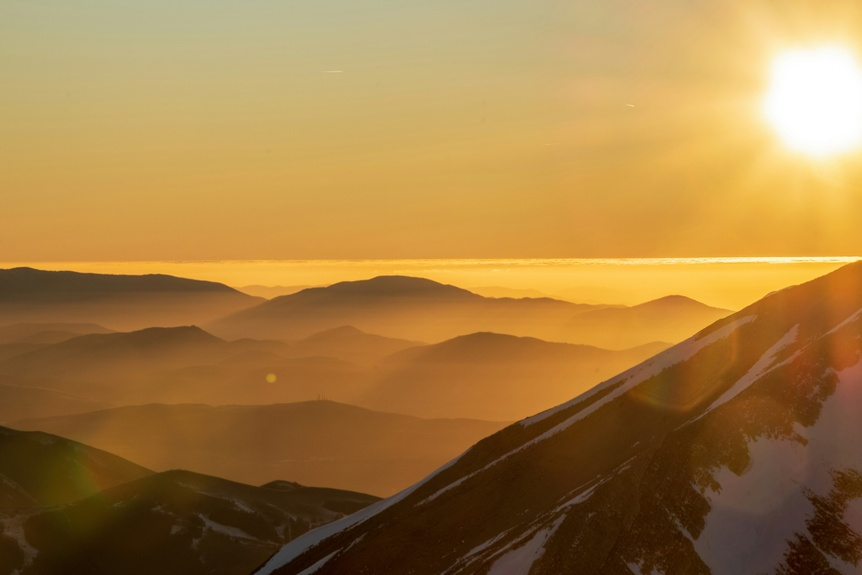
#> input picture reference_sunset.jpg, 862 x 575 px, shrunk from 5380 x 3587 before the run
$ python run_technical_test.py
#> lines starting #> are read from the running program, lines starting #| are printed output that depends on the picture
### color_transfer.py
"""
Automated Color Grading - Color Transfer Script
================================================
Extracts tone/color characteristics from a reference image and applies them
to target images using LAB color space statistical transfer with exposure normalization.

Author: Muhammad Taha
"""

import numpy as np
from PIL import Image
import cv2
import os
import argparse
from pathlib import Path


def extract_reference_characteristics(reference_path):
    """
    Extract basic tone and color characteristics from reference image.

    Returns:
        dict: Statistics including mean, std for LAB channels
    """
    # Load reference image
    ref_img = cv2.imread(reference_path)
    if ref_img is None:
        raise ValueError(f"Could not load reference image: {reference_path}")

    # Convert BGR to RGB (OpenCV uses BGR)
    ref_rgb = cv2.cvtColor(ref_img, cv2.COLOR_BGR2RGB)

    # Convert RGB to LAB color space
    ref_lab = cv2.cvtColor(ref_rgb, cv2.COLOR_RGB2LAB).astype(np.float32)

    # Calculate statistics for each channel
    # L: Luminance (lightness), A: Green-Red, B: Blue-Yellow
    l_mean, l_std = ref_lab[:, :, 0].mean(), ref_lab[:, :, 0].std()
    a_mean, a_std = ref_lab[:, :, 1].mean(), ref_lab[:, :, 1].std()
    b_mean, b_std = ref_lab[:, :, 2].mean(), ref_lab[:, :, 2].std()

    characteristics = {
        'l_mean': l_mean,
        'l_std': l_std,
        'a_mean': a_mean,
        'a_std': a_std,
        'b_mean': b_mean,
        'b_std': b_std
    }

    return characteristics


def normalize_exposure_luminance(img_lab, target_l_mean, target_l_std, adaptive=True):
    """
    Normalize exposure by adjusting luminance channel.
    Uses adaptive logic to prevent blown-out highlights.

    Args:
        img_lab: Image in LAB color space
        target_l_mean: Target luminance mean from reference
        target_l_std: Target luminance std from reference
        adaptive: If True, uses adaptive formula to prevent over-exposure

    Returns:
        Normalized LAB image
    """
    img_lab_norm = img_lab.copy()
    current_l = img_lab[:, :, 0]

    # Current statistics
    current_l_mean = current_l.mean()
    current_l_std = current_l.std()

    if adaptive:
        # Adaptive luminance adjustment formula
        # Prevents blown-out highlights by reducing adjustment for bright areas
        # Formula: Adjustment = (Target_L - Current_L) * (1 - Current_L_normalized)

        # Normalize current luminance to 0-1 range for safety calculation
        # CRITICAL FIX: OpenCV LAB L channel is 0-255 (8-bit), not 0-100
        current_l_normalized = current_l / 255.0

        # Calculate desired adjustment
        target_adjustment = target_l_mean - current_l_mean

        # Apply adaptive scaling: reduce adjustment for bright areas
        # Bright areas (high L) get less adjustment to prevent blowout
        safety_factor = 1.0 - (current_l_normalized * 0.5)  # Reduce adjustment by up to 50% for bright areas
        safety_factor = np.clip(safety_factor, 0.3, 1.0)  # Keep at least 30% adjustment

        # Apply mean shift with adaptive scaling
        adjusted_l = current_l + (target_adjustment * safety_factor)

        # Normalize standard deviation (contrast adjustment)
        if current_l_std > 0:
            adjusted_l = (adjusted_l - adjusted_l.mean()) * (target_l_std / current_l_std) + adjusted_l.mean()
    else:
        # Standard normalization (mean and std matching)
        adjusted_l = (current_l - current_l_mean) * (target_l_std / current_l_std) + target_l_mean

    # Clip to valid OpenCV LAB range (0-255 for L channel)
    adjusted_l = np.clip(adjusted_l, 0, 255)

    img_lab_norm[:, :, 0] = adjusted_l

    return img_lab_norm


def apply_color_transfer(target_path, reference_chars, output_path):
    """
    Apply color transfer (Reinhard method) with Saturation Preservation.
    """
    target_img = cv2.imread(target_path)
    if target_img is None:
        raise ValueError(f"Could not load target image: {target_path}")

    # Convert BGR to RGB
    target_rgb = cv2.cvtColor(target_img, cv2.COLOR_BGR2RGB)

    # Convert RGB to LAB (OpenCV range 0-255)
    target_lab = cv2.cvtColor(target_rgb, cv2.COLOR_RGB2LAB).astype(np.float32)

    # Step 1: Normalize Exposure (L Channel)
    target_lab_normalized = normalize_exposure_luminance(
        target_lab,
        reference_chars['l_mean'],
        reference_chars['l_std'],
        adaptive=True
    )

    # Step 2: Color Transfer (A & B Channels)
    current_a = target_lab_normalized[:, :, 1]
    current_b = target_lab_normalized[:, :, 2]

    current_a_mean, current_a_std = current_a.mean(), current_a.std()
    current_b_mean, current_b_std = current_b.mean(), current_b.std()

    # --- SATURATION PRESERVATION LOGIC ---
    # Calculate strict Reinhard scaling
    a_scale_strict = reference_chars['a_std'] / (current_a_std + 1e-5)
    b_scale_strict = reference_chars['b_std'] / (current_b_std + 1e-5)

    # Blend with 1.0 to preserve original saturation (0.8 = 80% original saturation)
    saturation_preservation = 0.8
    a_scale = (a_scale_strict * (1.0 - saturation_preservation)) + (1.0 * saturation_preservation)
    b_scale = (b_scale_strict * (1.0 - saturation_preservation)) + (1.0 * saturation_preservation)

    # Apply Transfer
    if current_a_std > 0:
        target_lab_normalized[:, :, 1] = (current_a - current_a_mean) * a_scale + reference_chars['a_mean']

    if current_b_std > 0:
        target_lab_normalized[:, :, 2] = (current_b - current_b_mean) * b_scale + reference_chars['b_mean']

    # Clip to valid range (0-255)
    target_lab_normalized[:, :, 1] = np.clip(target_lab_normalized[:, :, 1], 0, 255)
    target_lab_normalized[:, :, 2] = np.clip(target_lab_normalized[:, :, 2], 0, 255)

    # Convert back to RGB -> BGR
    target_lab_uint8 = target_lab_normalized.astype(np.uint8)
    result_rgb = cv2.cvtColor(target_lab_uint8, cv2.COLOR_LAB2RGB)
    result_bgr = cv2.cvtColor(result_rgb, cv2.COLOR_RGB2BGR)

    cv2.imwrite(output_path, result_bgr)
    print(f"[OK] Processed: {Path(target_path).name} -> {Path(output_path).name}")


def process_images(reference_path, target_paths, output_dir='output'):
    """
    Main processing function.

    Args:
        reference_path: Path to reference image
        target_paths: List of paths to target images
        output_dir: Directory to save processed images
    """
    # Create output directory
    os.makedirs(output_dir, exist_ok=True)

    print("=" * 60)
    print("Automated Color Grading - Color Transfer")
    print("=" * 60)
    print(f"\nReference image: {Path(reference_path).name}")
    print(f"Target images: {len(target_paths)}")
    print(f"Output directory: {output_dir}\n")

    # Step 1: Extract reference characteristics
    print("Step 1: Extracting reference characteristics...")
    reference_chars = extract_reference_characteristics(reference_path)
#> in extract_reference_characteristics, ref_img is the input picture: shape (575, 862, 3); mean B, G, R 67.4, 125.6, 164.5
#> in extract_reference_characteristics, `ref_lab = cv2.cvtColor(ref_rgb, cv2.COLOR_RGB2LAB).astype(np.float32)`:
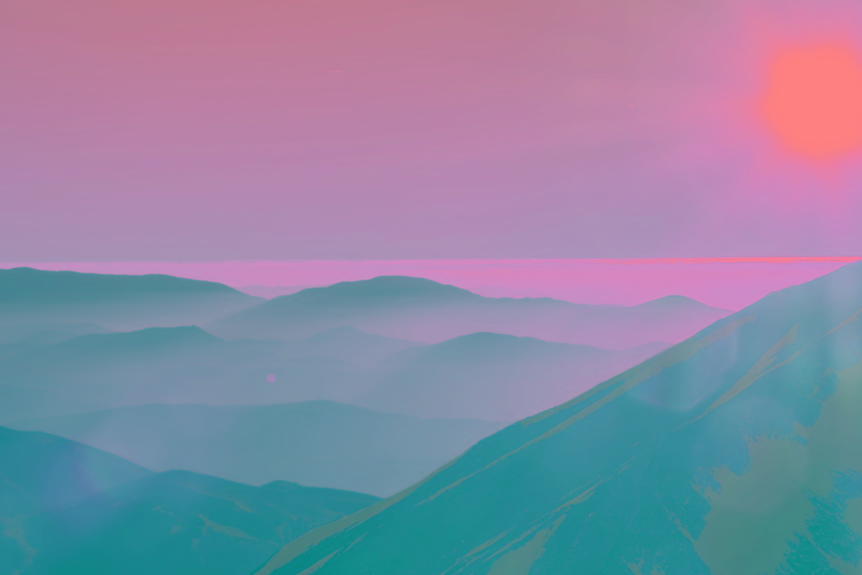
#> ref_lab: shape (575, 862, 3) float32; mean R, G, B 138.8, 137.1, 164.2
#> in extract_reference_characteristics, `l_mean, l_std = ref_lab[:, :, 0].mean(), ref_lab[:, :, 0].std()`: l_mean = 138.8; l_std = 61.28
#> in extract_reference_characteristics, `a_mean, a_std = ref_lab[:, :, 1].mean(), ref_lab[:, :, 1].std()`: a_mean = 137.1; a_std = 7.22
#> in extract_reference_characteristics, `b_mean, b_std = ref_lab[:, :, 2].mean(), ref_lab[:, :, 2].std()`: b_mean = 164.2; b_std = 15.79
#> in extract_reference_characteristics, `characteristics = { 'l_mean': l_mean, 'l_std': l_std, 'a_mean': a_mean..`: characteristics = {'l_mean': 138.8, 'l_std': 61.28, 'a_mean': 137.1, 'a_std': 7.22, 'b_mean': 164.2, 'b_std': 15.79}
#> reference_chars has the same summary as characteristics in extract_reference_characteristics
    print(f"  Reference L: mean={reference_chars['l_mean']:.2f}, std={reference_chars['l_std']:.2f}")
#|   Reference L: mean=138.80, std=61.28
    print(f"  Reference A: mean={reference_chars['a_mean']:.2f}, std={reference_chars['a_std']:.2f}")
#|   Reference A: mean=137.11, std=7.22
    print(f"  Reference B: mean={reference_chars['b_mean']:.2f}, std={reference_chars['b_std']:.2f}\n")
#|   Reference B: mean=164.22, std=15.79

    # Step 2: Process each target image
    print("Step 2: Processing target images...")
    for i, target_path in enumerate(target_paths, 1):
        output_filename = f"processed_{Path(target_path).stem}.jpg"
        output_path = os.path.join(output_dir, output_filename)

        try:
            apply_color_transfer(target_path, reference_chars, output_path)
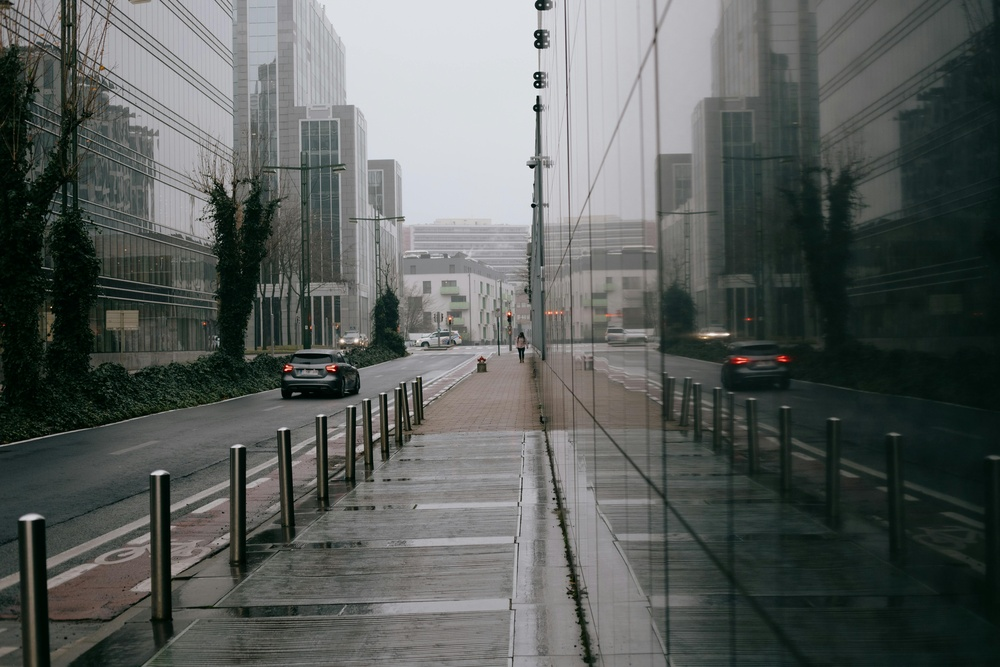
#> input picture target_city.jpg, 1000 x 667 px, shrunk from 6240 x 4160 before the run
#> in apply_color_transfer, target_img is the input picture: shape (667, 1000, 3); mean B, G, R 91.6, 94.1, 89.6
#> in apply_color_transfer, `target_lab = cv2.cvtColor(target_rgb, cv2.COLOR_RGB2LAB).astype(np.flo..`:
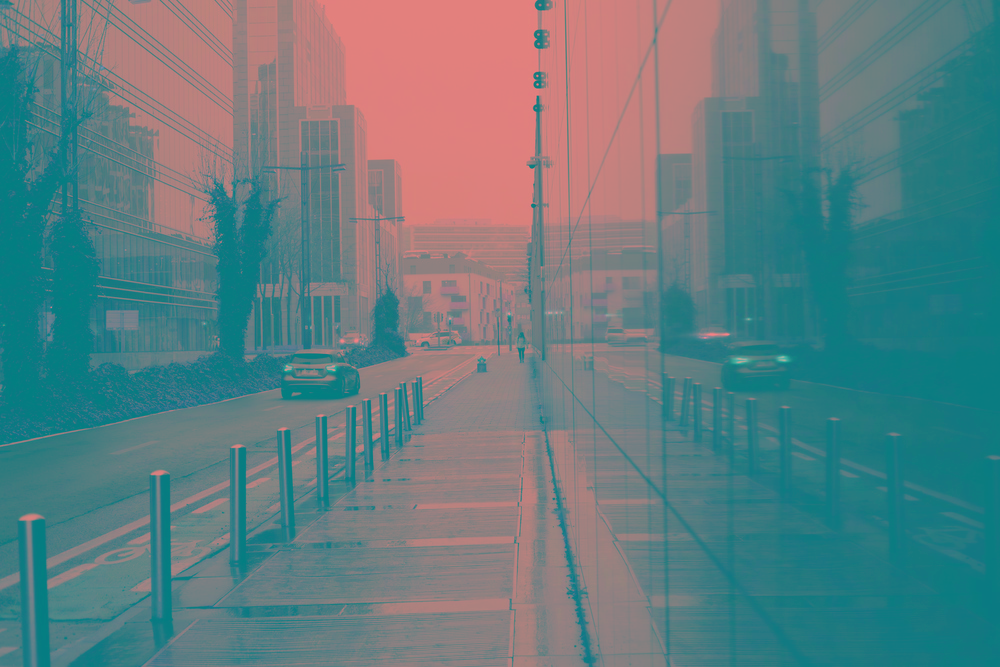
#> target_lab: shape (667, 1000, 3) float32; mean R, G, B 97.4, 125.5, 128.6
#> in normalize_exposure_luminance, `current_l_mean = current_l.mean()`: current_l_mean = 97.42
#> in normalize_exposure_luminance, `current_l_std = current_l.std()`: current_l_std = 63.71
#> in normalize_exposure_luminance, `target_adjustment = target_l_mean - current_l_mean`: target_adjustment = 41.38
#> in normalize_exposure_luminance, `img_lab_norm[:, :, 0] = adjusted_l`:
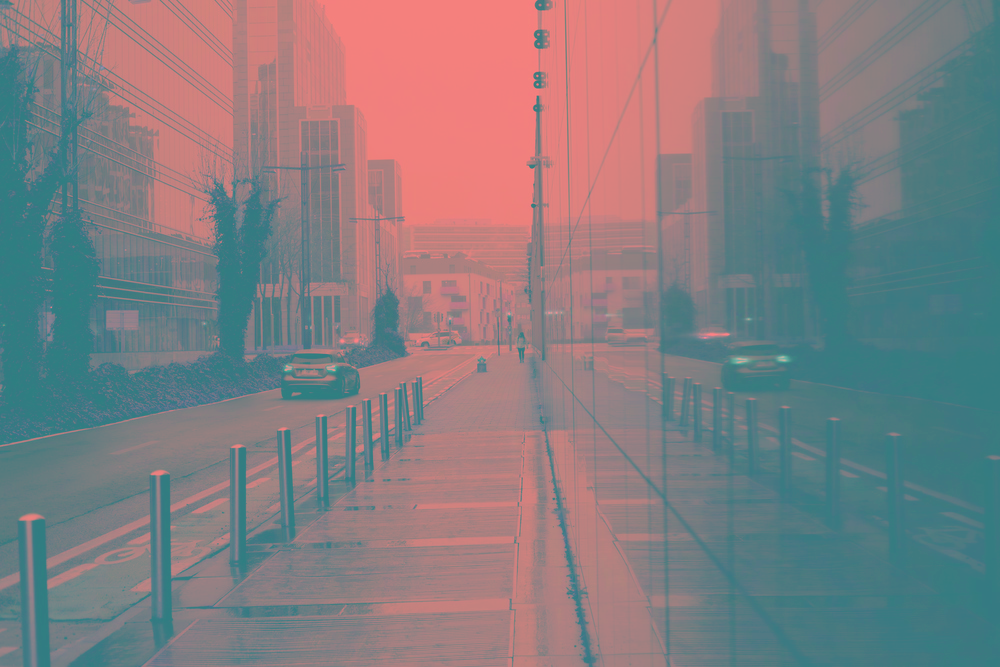
#> img_lab_norm: shape (667, 1000, 3) float32; mean R, G, B 130.9, 125.5, 128.6
#> in apply_color_transfer, `current_a = target_lab_normalized[:, :, 1]`:
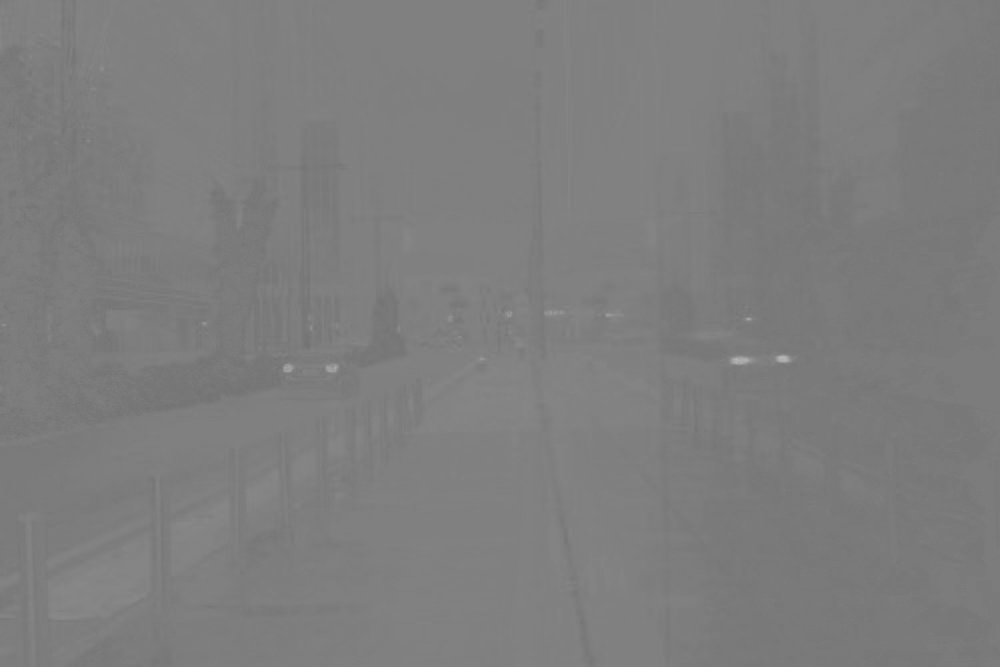
#> current_a: shape (667, 1000) float32; min 114, max 182, mean 125.6
#> in apply_color_transfer, `current_a_mean, current_a_std = current_a.mean(), current_a.std()`: current_a_mean = 125.6; current_a_std = 3.29
#> in apply_color_transfer, `current_b_mean, current_b_std = current_b.mean(), current_b.std()`: current_b_mean = 129; current_b_std = 2.55
#> in apply_color_transfer, `a_scale_strict = reference_chars['a_std'] / (current_a_std + 1e-5)`: a_scale_strict = 2.2
#> in apply_color_transfer, `b_scale_strict = reference_chars['b_std'] / (current_b_std + 1e-5)`: b_scale_strict = 6.19
#> in apply_color_transfer, `a_scale = (a_scale_strict * (1.0 - saturation_preservation)) + (1.0 * ..`: a_scale = 1.24
#> in apply_color_transfer, `b_scale = (b_scale_strict * (1.0 - saturation_preservation)) + (1.0 * ..`: b_scale = 2.04
#> in apply_color_transfer, `target_lab_normalized[:, :, 2] = (current_b - current_b_mean) * b_scal..`:
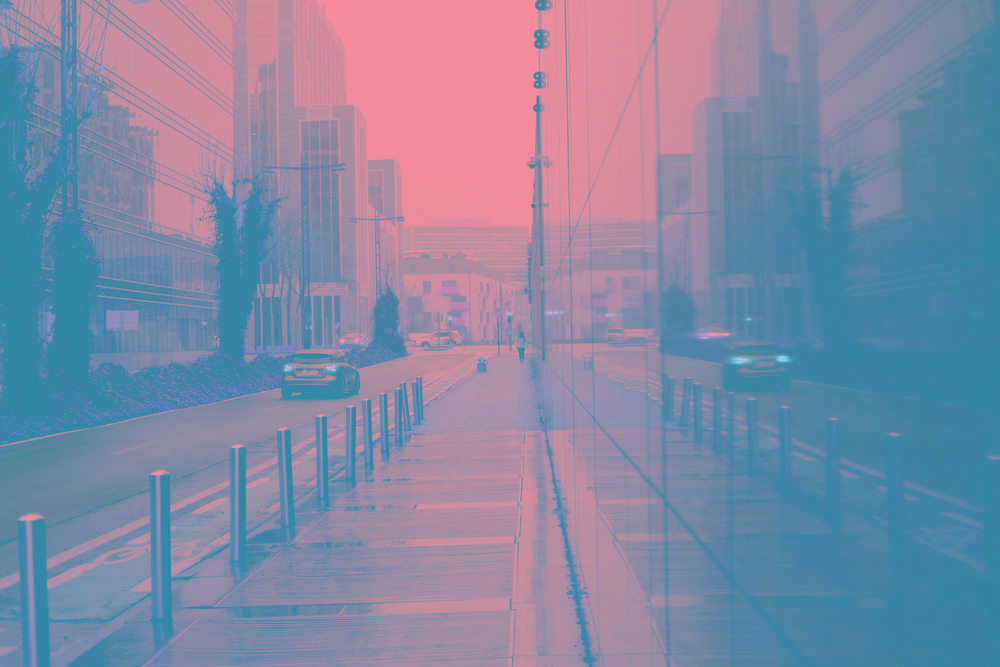
#> target_lab_normalized: shape (667, 1000, 3) float32; mean R, G, B 130.9, 137.3, 164.6
#> in apply_color_transfer, `result_rgb = cv2.cvtColor(target_lab_uint8, cv2.COLOR_LAB2RGB)`:
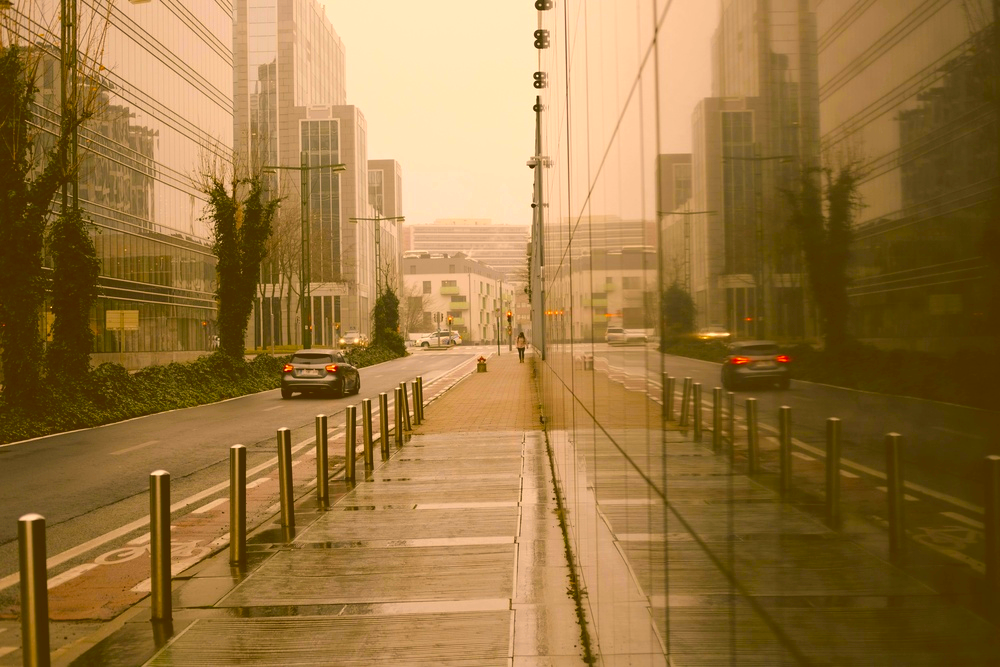
#> result_rgb: shape (667, 1000, 3); mean R, G, B 153.3, 117.2, 62.6
        except Exception as e:
            print(f"[ERROR] Error processing {Path(target_path).name}: {e}")

    print("\n" + "=" * 60)
    print("Processing complete!")
    print(f"Results saved in: {output_dir}")
    print("=" * 60)


# [37 lines left out: function main, not called in this run]


# [2 lines that do not run on import are left out]

### run_technical_test.py
"""
Automated Color Grading - Test Script
======================================
This script processes images using the color transfer algorithm.
"""

from color_transfer import process_images
from pathlib import Path

# Reference and target images
REFERENCE_IMAGE = 'reference_sunset.jpg'
TARGET_IMAGES = [
    'target_city.jpg'
]
OUTPUT_DIR = 'output'

if __name__ == '__main__':
    print("=" * 70)
    print("AUTOMATED COLOR GRADING - PROCESSING IMAGES")
    print("=" * 70)
    print(f"\nReference: {REFERENCE_IMAGE}")
    print(f"Targets: {len(TARGET_IMAGES)} images")
    print(f"Output: {OUTPUT_DIR}/")
    print("\n" + "-" * 70 + "\n")

    try:
        process_images(REFERENCE_IMAGE, TARGET_IMAGES, OUTPUT_DIR)
        print("\n" + "=" * 70)
        print("[SUCCESS] PROCESSING COMPLETE!")
        print("=" * 70)
        print(f"\nProcessed images saved in: {OUTPUT_DIR}/")
        print("\nFiles created:")
        for target in TARGET_IMAGES:
            print(f"  - processed_{Path(target).stem}.jpg")
        print("\nReady!")
    except Exception as e:
        print(f"\n[ERROR] {e}")
        import traceback
        traceback.print_exc()
